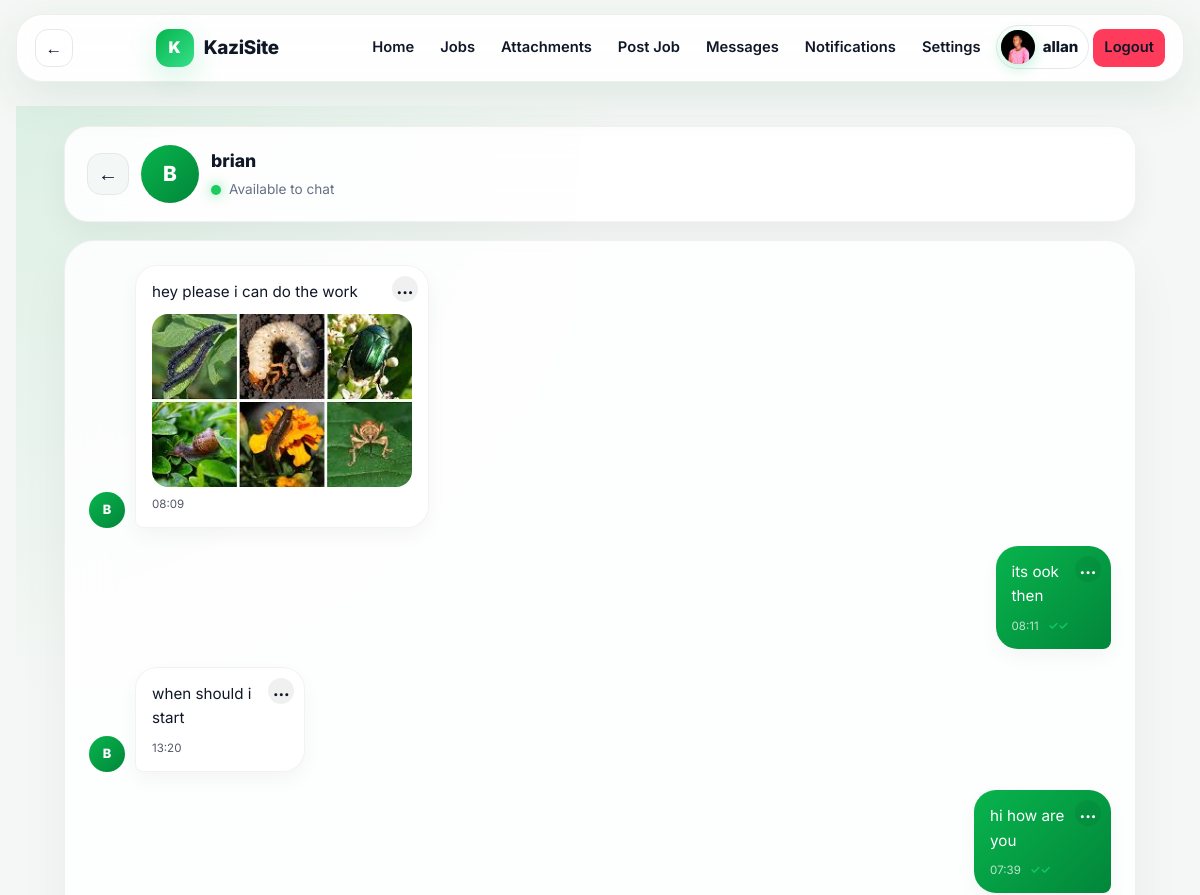
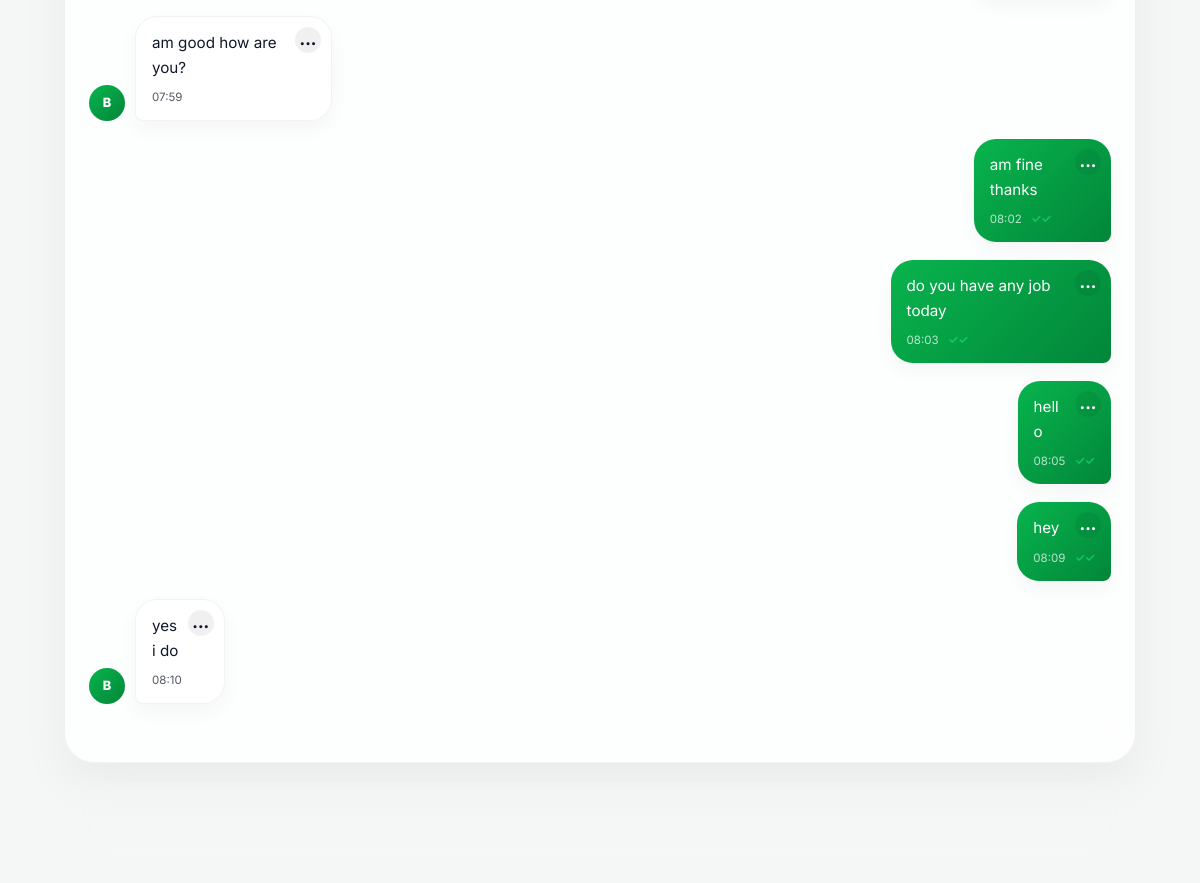
The page /chat/1/ (signed in) on the database its author committed (2 pictures, top to bottom).
### marketplace/models.py (models this page shows, shortened)
class Profile(models.Model):
    EMPLOYER = 'employer'
    SEEKER = 'seeker'
    ROLE_CHOICES = (
        (EMPLOYER, 'Employer'),
        (SEEKER, 'Job Seeker'),
    )
    user = models.OneToOneField(User, on_delete=models.CASCADE, related_name='profile')
    role = models.CharField(max_length=20, choices=ROLE_CHOICES)
    bio = models.TextField(blank=True)
    skills = models.CharField(max_length=255, blank=True)
    location = models.CharField(max_length=120, blank=True)
    latitude = models.DecimalField(max_digits=9, decimal_places=6, null=True, blank=True)
    longitude = models.DecimalField(max_digits=9, decimal_places=6, null=True, blank=True)
    avatar = models.ImageField(upload_to='profiles/avatars/', blank=True)
    cover_photo = models.ImageField(upload_to='profiles/covers/', blank=True)
    verified = models.BooleanField(default=False)
    online = models.BooleanField(default=False)
    trust_score = models.PositiveIntegerField(default=80)
    resume = models.FileField(upload_to='profiles/resumes/', blank=True)
    created_at = models.DateTimeField(auto_now_add=True)

class Message(models.Model):
    conversation = models.ForeignKey(Conversation, on_delete=models.CASCADE, related_name='messages')
    sender = models.ForeignKey(User, on_delete=models.CASCADE, related_name='sent_messages')
    hidden_for = models.ManyToManyField(User, blank=True, related_name='hidden_messages')
    body = models.TextField(blank=True)
    attachment = models.FileField(upload_to='chat/files/', blank=True)
    image = models.ImageField(upload_to='chat/images/', blank=True)
    voice_note = models.FileField(upload_to='chat/voice/', blank=True)
    seen = models.BooleanField(default=False)
    deleted_for_everyone = models.BooleanField(default=False)
    created_at = models.DateTimeField(auto_now_add=True)
    class Meta:
        ordering = ['created_at']

### marketplace/views.py (the view, shortened to what this page needs)
# urls.py: path('chat/<int:conversation_id>/', views.chat_room, name='chat_room'),
@login_required
def chat_room(request, conversation_id):
    conversation = get_object_or_404(Conversation.objects.prefetch_related('participants', 'messages'), id=conversation_id, participants=request.user)
    Message.objects.filter(conversation=conversation).exclude(sender=request.user).update(seen=True)
    visible_messages = conversation.messages.select_related('sender', 'sender__profile').exclude(hidden_for=request.user)
    return render(request, 'marketplace/chat.html', {
        'conversation': conversation,
        'visible_messages': visible_messages,
        'message_form': MessageForm(),
    })

### marketplace/forms.py
class MessageForm(forms.ModelForm):
    class Meta:
        model = Message
        fields = ['body', 'image', 'voice_note', 'attachment']
        widgets = {'body': forms.TextInput(attrs={'placeholder': 'Message...'})}

### marketplace/context_processors.py (called while the page is built)
def alert_badge(request):
    if not request.user.is_authenticated:
        return {'alert_match_count': 0, 'unread_chat_count': 0}
    return {
        'alert_match_count': len(matching_alert_jobs(request.user)),
        'unread_chat_count': unread_chat_message_count(request.user),
    }

### marketplace/views.py (called while the page is built, shortened)
def matching_alert_jobs(user):
    alerts = list(user.job_alerts.filter(active=True).select_related('category'))
    if not alerts:
        return []

def unread_chat_message_count(user):
    return Message.objects.filter(
        conversation__participants=user,
        seen=False,
    ).exclude(sender=user).count()

### templates/marketplace/chat.html (shortened to what this page needs)
{% extends 'marketplace/base.html' %}
{% load static %}
{% block body_class %}hide-bottom-nav{% endblock %}
{% block page_css %}
<link rel="stylesheet" href="{% static 'marketplace/css/chat.css' %}">
{% endblock %}
{% block content %}
<main class="chat-page">
    <header class="chat-header">
        <div class="chat-user">
            <a class="chat-back" href="{% url 'inbox' %}" aria-label="Back to chats">
                <span aria-hidden="true">&larr;</span>
            </a>
            <div class="chat-avatar">
                {% for participant in conversation.participants.all %}
                    {% if participant != user %}
                        {% if participant.profile.avatar %}
                            <img src="{{ participant.profile.avatar.url }}" alt="{{ participant.username }}" data-lightbox-src="{{ participant.profile.avatar.url }}" data-lightbox-type="image">
                        {% else %}
                            {{ participant.username|first|upper }}
                        {% endif %}
                    {% endif %}
                {% endfor %}
            </div>
            <div class="chat-meta">
                <h1>
                    {% for participant in conversation.participants.all %}
                        {% if participant != user %}
                            {{ participant.username }}
                        {% endif %}
                    {% endfor %}
                </h1>
                <div class="status">
                    <span class="online-dot"></span>
                    <span>Available to chat</span>
                </div>
            </div>
        </div>
    </header>
    <section
        class="messages-pane"
        data-chat-pane
        data-chat-url="{% url 'chat_messages_api' conversation.id %}"
    >
        {% for message in visible_messages %}
            <div class="message-row {% if message.sender == user %}mine{% endif %}" data-message-row>
                {% if message.sender != user %}
                    <div class="message-avatar">
                        {% if message.sender.profile.avatar %}
                            <img src="{{ message.sender.profile.avatar.url }}" alt="{{ message.sender.username }}">
                        {% else %}
                            {{ message.sender.username|first|upper }}
                        {% endif %}
                    </div>
                {% endif %}
                <article class="bubble {% if message.sender == user %}mine{% endif %}" data-message-id="{{ message.id }}">
                    <div class="message-actions">
                        <button type="button" data-message-menu aria-label="Message actions">...</button>
                    </div>
                    {% if message.deleted_for_everyone %}
                        <p class="unsent-message">Message unsent</p>
                    {% else %}
                        {% if message.body %}
                            <p>{{ message.body }}</p>
                        {% endif %}
                        {% if message.image %}
                            <img src="{{ message.image.url }}" alt="Chat image" data-lightbox-src="{{ message.image.url }}" data-lightbox-type="image">
                        {% endif %}
                    {% endif %}
                    <small>
                        {{ message.created_at|time:"H:i" }}
                        {% if message.sender == user %}
                            {% if message.deleted_for_everyone %}
                                <span class="message-status unsent" title="Message unsent">x</span>
                            {% elif message.seen %}
                                <span class="message-status read" title="Read">&check;&check;</span>
                            {% else %}
                                <span class="message-status delivered" title="Delivered">&check;&check;</span>
                            {% endif %}
                        {% endif %}
                    </small>
                </article>
            </div>
        {% endfor %}
    </section>
    <form class="message-box" method="post" enctype="multipart/form-data">
        <div class="attachment-picker" data-attachment-picker>
            <button class="attach-btn" type="button" data-attachment-toggle>+</button>
        </div>
        <div class="input-wrapper">
            {{ message_form.body }}
        </div>
        <button class="send-btn" type="submit">Send</button>
    </form>
</main>
{% endblock %}

### templates/marketplace/base.html (shortened to what this page needs)
{% load static %}
<!doctype html>
<html lang="en">
<head>
    <link rel="stylesheet" href="{% static 'marketplace/css/base.css' %}">
    {% block page_css %}{% endblock %}
</head>
<body class="{% block body_class %}{% endblock %}">
<div class="app">
    <header class="topbar">
        <button class="back-button" type="button" data-back-button aria-label="Go back">
            <span aria-hidden="true">&larr;</span>
        </button>
        <a class="brand" href="{% if user.is_authenticated %}{% url 'feed' %}{% else %}{% url 'landing' %}{% endif %}">
            <span class="brand-mark">K</span>
            <span class="brand-name">KaziSite</span>
        </a>
        <nav class="nav-links" data-nav-links id="main-nav">
            {% if user.is_authenticated %}
                <a href="{% url 'feed' %}">Home</a>
                <a href="{% url 'find_jobs' %}">Jobs</a>
                <a href="{% url 'attachments' %}">Attachments</a>
                <a href="{% url 'post_job' %}">Post Job</a>
                <a href="{% url 'inbox' %}">Messages</a>
                <a href="{% url 'notifications' %}" class="nav-alert">
                    Notifications
                </a>
                <a href="{% url 'settings' %}">Settings</a>
                <div class="profile-menu" data-profile-menu>
                    <button class="profile-trigger" type="button" aria-label="Open profile menu" aria-expanded="false" data-profile-toggle>
                        <span class="avatar sm">
                            {% if user.profile.avatar %}
                                <img src="{{ user.profile.avatar.url }}" alt="{{ user.username }}">
                            {% else %}
                                {{ user.username|first|upper }}
                            {% endif %}
                        </span>
                        <span class="profile-trigger-name">{{ user.username }}</span>
                    </button>
                </div>
                <a class="btn-danger mobile-logout" href="{% url 'logout' %}">Logout</a>
            {% else %}
                <a href="{% url 'find_jobs' %}">Find Work</a>
                <a href="{% url 'landing' %}#how">How It Works</a>
                <a href="{% url 'login' %}">Login</a>
                <a class="btn btn-primary" href="{% url 'register' %}">Get Started</a>
            {% endif %}
        </nav>
    </header>
    <main class="content">
        {% block content %}{% endblock %}
    </main>
</div>
</body>
</html>

### static/marketplace/css/base.css (style rules this page uses)
:root { --green: #00c46a; --green-dark: #00914f; --green-light: #35e08a; --mint: #e9fff3; --ink: #0f1d17; --bg: #f5fbf8; --card: rgba(255,255,255,0.82); --card-solid: #ffffff; --text: #0f1d17; --muted: #6c7a73; --subtle: #a8b5ae; --border: rgba(0,0,0,0.08); --line: rgba(15,29,23,0.08); --shadow: 0 20px 60px rgba(0,0,0,0.08); --shadow-soft: 0 10px 30px rgba(0,196,106,0.18); --shadow-card: 0 4px 20px rgba(15,29,23,0.07); --radius: 16px; --radius-sm: 10px; --radius-pill: 999px; color-scheme: light; }
*, *::before, *::after { margin: 0; padding: 0; box-sizing: border-box; }
body { font-family: "Inter", sans-serif; font-size: 15px; line-height: 1.6; background: radial-gradient(ellipse at 10% -10%, rgba(0,196,106,0.14) 0%, transparent 40%), linear-gradient(180deg, #f7fcf9 0%, var(--bg) 100%); color: var(--text); overflow-x: hidden; -webkit-font-smoothing: antialiased; transition: background-color .2s ease, color .2s ease; }
img, video { max-width: 100%; height: auto; display: block; }
a { color: var(--green-dark); text-decoration: none; transition: color .18s; }
button, input, select, textarea { font: inherit; }
html { overflow-x: hidden; }
.topbar { position: sticky; top: 0; z-index: 100; display: flex; align-items: center; justify-content: space-between; width: min(1440px, calc(100% - 32px)); margin: 14px auto 0; padding: 10px 18px; background: rgba(255,255,255,0.88); backdrop-filter: blur(22px); -webkit-backdrop-filter: blur(22px); border: 1px solid rgba(15,29,23,0.07); border-radius: 26px; box-shadow: 0 16px 48px rgba(12,89,50,0.09); transition: padding .2s ease, margin .2s ease, border-radius .2s ease, box-shadow .2s ease, background .2s ease; }
.back-button { width: 38px; height: 38px; display: grid; place-items: center; border: 1px solid var(--border); border-radius: 13px; background: rgba(255,255,255,0.72); color: var(--text); font-size: 1.05rem; font-weight: 900; cursor: pointer; transition: background .18s ease, transform .18s ease; }
.brand { display: flex; align-items: center; gap: 10px; }
.brand-mark { width: 38px; height: 38px; display: grid; place-items: center; border-radius: 13px; background: linear-gradient(135deg, var(--green), var(--green-light)); color: white; font-weight: 900; font-size: 1rem; box-shadow: var(--shadow-soft); flex-shrink: 0; }
.brand-name { font-size: 1.18rem; font-weight: 800; color: var(--text); letter-spacing: -0.3px; }
.nav-links { display: flex; align-items: center; gap: 4px; }
.nav-links a { position: relative; font-weight: 600; font-size: 0.92rem; color: var(--text); padding: 7px 11px; border-radius: var(--radius-sm); transition: background .18s, color .18s; }
.nav-alert { position: relative; }
.theme-toggle, .profile-trigger { border: 1px solid var(--border); background: rgba(255,255,255,0.64); color: var(--text); cursor: pointer; }
.profile-menu { position: relative; }
.profile-trigger { min-height: 40px; display: inline-flex; align-items: center; gap: 8px; padding: 4px 10px 4px 4px; border-radius: 999px; font-weight: 800; }
.mobile-logout { display: none; }
.app { display: flex; flex-direction: column; min-height: 100vh; }
.content { width: min(1280px, calc(100% - 32px)); margin: 24px auto 40px; padding: 0; min-width: 0; }
.btn-danger { display: inline-flex; align-items: center; justify-content: center; gap: 7px; padding: 10px 18px; border-radius: 999px; font-weight: 700; font-size: 0.9rem; background: #ff3b5c; color: white; border: 0; cursor: pointer; transition: transform .2s; }
.avatar { width: 42px; height: 42px; display: inline-grid; place-items: center; border-radius: 50%; background: linear-gradient(135deg, var(--green), var(--green-light)); color: white; font-weight: 900; font-size: 1rem; box-shadow: 0 4px 14px rgba(0,196,106,0.25); flex-shrink: 0; user-select: none; overflow: hidden; }
.avatar.sm { width: 34px; height: 34px; font-size: 0.85rem; }
.avatar img { width: 100%; height: 100%; object-fit: cover; }
body.hide-bottom-nav .content { margin-bottom: 0; }
[data-lightbox-src] { cursor: zoom-in; }

### rows shown on the page
Message: sender.username|first "B", body "hey please i can do the work", image (picture), created_at "08:09"
Message: body "its ook then", created_at "08:11"
Message: sender.username|first "B", body "when should i start", created_at "13:20"
Message: body "hi how are you", created_at "07:39"
Message: sender.username|first "B", body "am good how are you?", created_at "07:59"
Message: body "am fine thanks", created_at "08:02"
Message: body "do you have any job today", created_at "08:03"
Message: body "hello", created_at "08:05"
Message: body "hey", created_at "08:09"
Message: sender.username|first "B", body "yes i do", created_at "08:10"

### other values the page prints
{{ user.username }} "allan"
{{ participant.username|first|upper }} "B"
{{ participant.username }} "brian"
